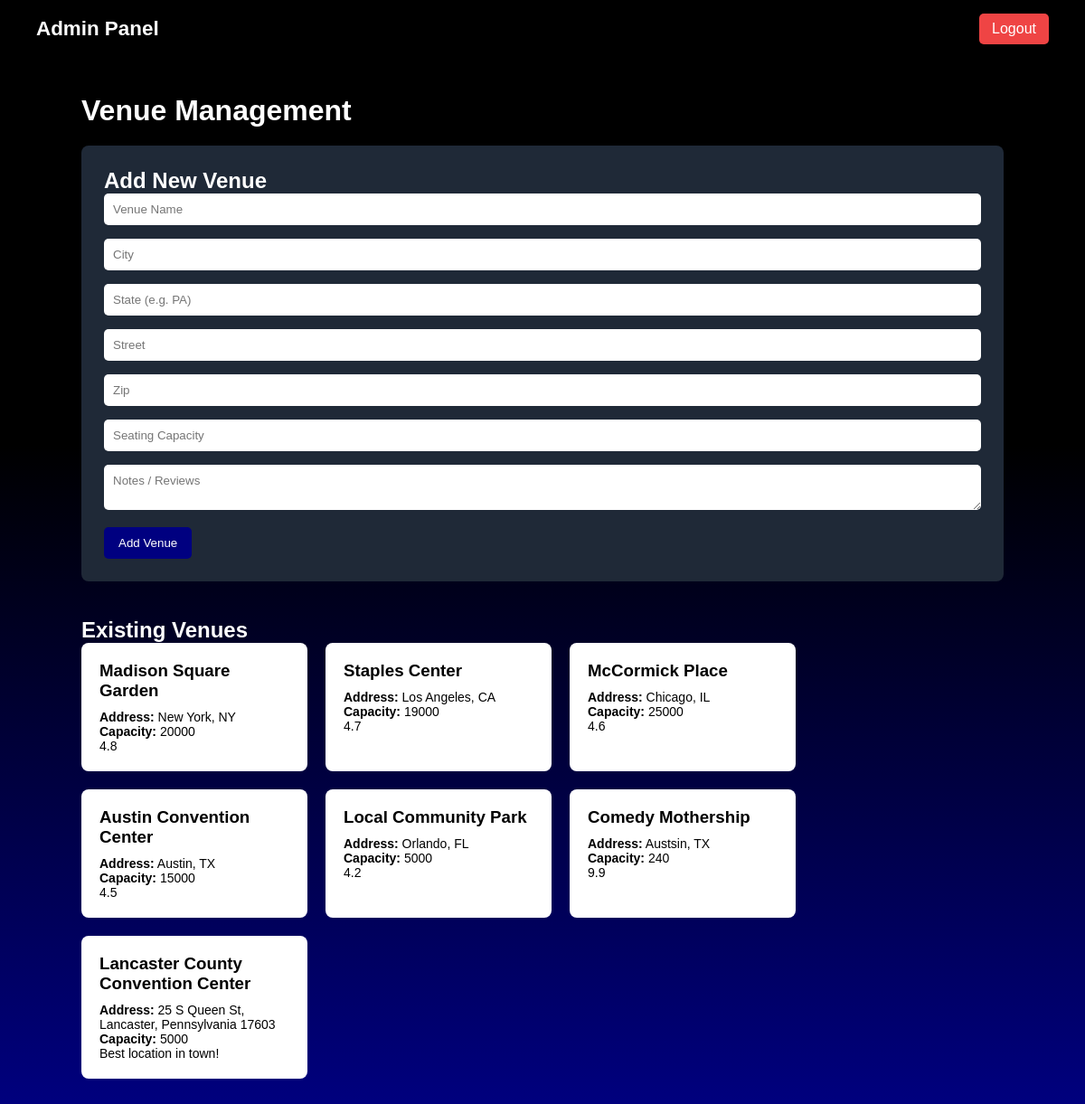
The page /admin_view (signed in) on the database its author committed.
### tables this page shows
CREATE TABLE Venues (
    VenueID INTEGER PRIMARY KEY AUTOINCREMENT,
    VenueName TEXT NOT NULL,
    Location TEXT NOT NULL,
    Reviews REAL,
    SeatingCapacity INTEGER,

    OwnerID INTEGER, Latitude REAL, Longitude REAL,
    FOREIGN KEY (OwnerID) REFERENCES Users(UserID)
);

### main.py (the view)
@app.get("/admin_view", response_class=HTMLResponse)
def admin_view(request: Request):
    user = request.session.get("user")
    if not user or user.get("Role") != "admin":
        return RedirectResponse("/login", status_code=303)
    conn = sqlite3.connect("app.db")
    conn.row_factory = sqlite3.Row
    cursor = conn.cursor()
    cursor.execute("SELECT * FROM Venues")
    venues = cursor.fetchall()
    conn.close()
    return templates.TemplateResponse(
        "AdminView.html",
        {
            "request": request,
            "venues": venues
        }
    )

### templates/AdminView.html (shortened to what this page needs)
<!DOCTYPE html>
<html lang="en">
<head>
</head>
<body>
<header>
    <nav class="navbar">
        <div class="logo">Admin Panel</div>
        <a href="/logout" class="logout-btn">Logout</a>
    </nav>
</header>
<div class="container">
    <h1>Venue Management</h1>
    <div class="form-card">
        <h2>Add New Venue</h2>
        <form action="/admin/add-venue" method="POST">
            <input type="text" name="venue_name" placeholder="Venue Name" required>
            <input type="text" name="city" placeholder="City" required>
            <input type="text" name="state" placeholder="State (e.g. PA)" required>
            <input type="text" name="street" placeholder="Street" required>
            <input type="text" name="zip" placeholder="Zip" required>
            <input type="number" step="0.1" name="seating_capacity" placeholder="Seating Capacity">
            <textarea name="reviews" placeholder="Notes / Reviews"></textarea>
            <button type="submit">Add Venue</button>
        </form>
    </div>
    <h2>Existing Venues</h2>
    <div class="venue-grid">
        {% if venues %}
            {% for venue in venues %}
                <div class="venue-card">
                    <h3>{{ venue["VenueName"] }}</h3>
                    <p><strong>Address:</strong> {{ venue["Location"] }}</p>
                    <p><strong>Capacity:</strong> {{ venue["SeatingCapacity"] }}</p>
                    <p>{{ venue["Reviews"] }}</p>
                </div>
            {% endfor %}
        {% else %}
            <p>No venues added yet.</p>
        {% endif %}
    </div>
</div>
</body>
</html>

### templates/AdminView.html (style rules this page uses)
* { margin: 0; padding: 0; box-sizing: border-box; font-family: Arial, sans-serif; }
body { background-image: linear-gradient(to bottom, black 40%, navy); color: white; }
.navbar { background: black; padding: 15px 40px; display: flex; justify-content: space-between; align-items: center; }
.logo { font-size: 1.4rem; font-weight: bold; }
.logout-btn { background: #ef4444; padding: 8px 14px; border-radius: 5px; color: white; text-decoration: none; }
.container { padding: 40px; max-width: 1100px; margin: auto; }
h1 { margin-bottom: 20px; }
.form-card { background: #1f2937; padding: 25px; border-radius: 8px; margin-bottom: 40px; }
.form-card input, .form-card textarea { width: 100%; margin-bottom: 15px; padding: 10px; border-radius: 5px; border: none; }
.form-card button { background: navy; color: white; padding: 10px 16px; border: none; border-radius: 5px; cursor: pointer; }
.venue-grid { display: flex; flex-wrap: wrap; gap: 20px; }
.venue-card { background: white; color: black; padding: 20px; border-radius: 8px; width: 250px; }
.venue-card h3 { margin-bottom: 10px; }
.venue-card p { font-size: 14px; }

### rows shown on the page
Venues: VenueName "Madison Square Garden", Location "New York, NY", SeatingCapacity "20000", Reviews "4.8"
Venues: VenueName "Staples Center", Location "Los Angeles, CA", SeatingCapacity "19000", Reviews "4.7"
Venues: VenueName "McCormick Place", Location "Chicago, IL", SeatingCapacity "25000", Reviews "4.6"
Venues: VenueName "Austin Convention Center", Location "Austin, TX", SeatingCapacity "15000", Reviews "4.5"
Venues: VenueName "Local Community Park", Location "Orlando, FL", SeatingCapacity "5000", Reviews "4.2"
Venues: VenueName "Comedy Mothership", Location "Austsin, TX", SeatingCapacity "240", Reviews "9.9"
Venues: VenueName "Lancaster County Convention Center", Location "25 S Queen St, Lancaster, Pennsylvania 17603", SeatingCapacity "5000", Reviews "Best location in town!"
